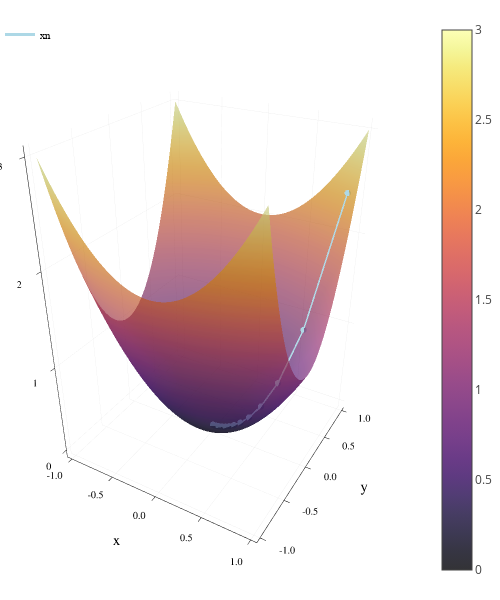

The notebook cell saved with this chart:
### Markdown cell above
# 3.5 3d and interactive plots

Though `gr` is a neat plots backend, it might come a bit basic for some needs. Another very powerful plot backend is `plotly`, which brings more interactivity:

### Code cell
plotly() # you may have to install it

G = [g([x, y]) for y in X, x in X]
surface(X, X, G, alpha = 0.8,size = (500,600))
xlabel!("x")
ylabel!("y")

plot!(xn[:,1],xn[:,2],fn,color=:lightblue,markersize = 1,marker = :circle,
      markerstrokecolor=:lightblue,linewidth = 3,label="xn",legend=:topleft)

### Figure 1 — Plotly figure (JSON) as saved in the notebook; plotly's stock layout.template omitted (floating-point values rounded to 4 significant figures; data arrays with more than 128 entries replaced by an {"elided": "..."} marker saying what was removed)
{"data": [{"colorbar": {"title": ""}, "colorscale": [[0, "rgba(0, 0, 4, 0.800)"], [0.03448, "rgba(4, 3, 20, 0.800)"], [0.06897, "rgba(13, 8, 41, 0.800)"], [0.1034, "rgba(24, 12, 60, 0.800)"], [0.1379, "rgba(38, 12, 81, 0.800)"], [0.1724, "rgba(54, 9, 97, 0.800)"], [0.2069, "rgba(69, 10, 105, 0.800)"], [0.2414, "rgba(84, 15, 109, 0.800)"], [0.2759, "rgba(97, 19, 110, 0.800)"], [0.3103, "rgba(111, 25, 110, 0.800)"], [0.3448, "rgba(125, 30, 109, 0.800)"], [0.3793, "rgba(140, 35, 105, 0.800)"], [0.4138, "rgba(154, 40, 101, 0.800)"], [0.4483, "rgba(166, 45, 96, 0.800)"], [0.4828, "rgba(180, 51, 89, 0.800)"], [0.5172, "rgba(193, 58, 80, 0.800)"], [0.5517, "rgba(206, 67, 71, 0.800)"], [0.5862, "rgba(216, 76, 62, 0.800)"], [0.6207, "rgba(226, 87, 52, 0.800)"], [0.6552, "rgba(235, 100, 41, 0.800)"], [0.6897, "rgba(241, 115, 29, 0.800)"], [0.7241, "rgba(247, 130, 18, 0.800)"], [0.7586, "rgba(250, 144, 8, 0.800)"], [0.7931, "rgba(252, 161, 8, 0.800)"], [0.8276, "rgba(252, 178, 22, 0.800)"], [0.8621, "rgba(250, 196, 42, 0.800)"], [0.8966, "rgba(246, 213, 67, 0.800)"], [0.931, "rgba(243, 229, 93, 0.800)"], [0.9655, "rgba(242, 244, 130, 0.800)"], [1, "rgba(252, 255, 164, 0.800)"]], "hoverinfo": "none", "name": "y1", "opacity": 0.8, "showlegend": false, "showscale": true, "type": "surface", "x": {"elided": "201 float values"}, "xaxis": "x1", "y": {"elided": "201 float values"}, "yaxis": "y1", "z": {"elided": "201x201 float values"}, "zmax": 3, "zmin": 0}, {"colorbar": {"title": ""}, "legendgroup": "xn", "line": {"color": "rgba(173, 216, 230, 1.000)", "dash": "solid", "shape": "linear", "width": 3}, "marker": {"color": "rgba(173, 216, 230, 1.000)", "line": {"color": "rgba(173, 216, 230, 1.000)", "width": 1}, "size": 2, "symbol": "circle"}, "mode": "lines+markers", "name": "xn", "showlegend": true, "type": "scatter3d", "x": [0.9, 0.72, 0.576, 0.4608, 0.3686, 0.2949, 0.2359, 0.1887, 0.151, 0.1208, 0.09664, 0.07731, 0.06185, 0.04948, 0.03958, 0.03167, 0.02533, 0.02027, 0.01621, 0.01297, 0.01038], "xaxis": "x1", "y": [0.9, 0.54, 0.324, 0.1944, 0.1166, 0.06998, 0.04199, 0.02519, 0.01512, 0.00907, 0.005442, 0.003265, 0.001959, 0.001175, 0.0007053, 0.0004232, 0.0002539, 0.0001523, 9.14e-05, 5.484e-05, 3.291e-05], "yaxis": "y1", "z": [2.43, 1.102, 0.5417, 0.2879, 0.1631, 0.09677, 0.05919, 0.03689, 0.02326, 0.01476, 0.009398, 0.005998, 0.003833, 0.002451, 0.001568, 0.001003, 0.0006419, 0.0004108, 0.0002629, 0.0001682, 0.0001077], "zmax": 3, "zmin": 0}], "layout": {"annotations": [], "height": 600, "legend": {"bgcolor": "rgba(255, 255, 255, 1.000)", "bordercolor": "rgba(0, 0, 0, 1.000)", "font": {"color": "rgba(0, 0, 0, 1.000)", "family": "sans-serif", "size": 11}, "tracegroupgap": 0, "x": 0, "y": 1}, "margin": {"b": 20, "l": 0, "r": 0, "t": 20}, "paper_bgcolor": "rgba(255, 255, 255, 1.000)", "plot_bgcolor": "rgba(255, 255, 255, 1.000)", "scene": {"camera": {"eye": {"x": 1.126, "y": -1.95, "z": 1.3}}, "xaxis": {"anchor": "y1", "domain": [0.1095, 0.9921], "gridcolor": "rgba(0, 0, 0, 0.100)", "gridwidth": 0.5, "linecolor": "rgba(0, 0, 0, 1.000)", "mirror": false, "range": [-1.06, 1.06], "showgrid": true, "showline": true, "showticklabels": true, "tickangle": 0, "tickcolor": "rgb(0, 0, 0)", "tickfont": {"color": "rgba(0, 0, 0, 1.000)", "family": "sans-serif", "size": 11}, "tickmode": "array", "ticks": "inside", "ticktext": ["-1.0", "-0.5", "0.0", "0.5", "1.0"], "tickvals": [-1, -0.5, 0, 0.5, 1], "title": "x", "titlefont": {"color": "rgba(0, 0, 0, 1.000)", "family": "sans-serif", "size": 15}, "type": "-", "visible": true, "zeroline": false, "zerolinecolor": "rgba(0, 0, 0, 1.000)"}, "yaxis": {"anchor": "x1", "domain": [0.05054, 0.9934], "gridcolor": "rgba(0, 0, 0, 0.100)", "gridwidth": 0.5, "linecolor": "rgba(0, 0, 0, 1.000)", "mirror": false, "range": [-1.06, 1.06], "showgrid": true, "showline": true, "showticklabels": true, "tickangle": 0, "tickcolor": "rgb(0, 0, 0)", "tickfont": {"color": "rgba(0, 0, 0, 1.000)", "family": "sans-serif", "size": 11}, "tickmode": "array", "ticks": "inside", "ticktext": ["-1.0", "-0.5", "0.0", "0.5", "1.0"], "tickvals": [-1, -0.5, 0, 0.5, 1], "title": "y", "titlefont": {"color": "rgba(0, 0, 0, 1.000)", "family": "sans-serif", "size": 15}, "type": "-", "visible": true, "zeroline": false, "zerolinecolor": "rgba(0, 0, 0, 1.000)"}, "zaxis": {"gridcolor": "rgba(0, 0, 0, 0.100)", "gridwidth": 0.5, "linecolor": "rgba(0, 0, 0, 1.000)", "mirror": false, "range": [-0.09, 3.09], "showgrid": true, "showline": true, "showticklabels": true, "tickangle": 0, "tickcolor": "rgb(0, 0, 0)", "tickfont": {"color": "rgba(0, 0, 0, 1.000)", "family": "sans-serif", "size": 11}, "tickmode": "array", "ticks": "inside", "ticktext": ["0", "1", "2", "3"], "tickvals": [0, 1, 2, 3], "title": "", "titlefont": {"color": "rgba(0, 0, 0, 1.000)", "family": "sans-serif", "size": 15}, "type": "-", "visible": true, "zeroline": false, "zerolinecolor": "rgba(0, 0, 0, 1.000)"}}, "showlegend": true, "width": 500}}
